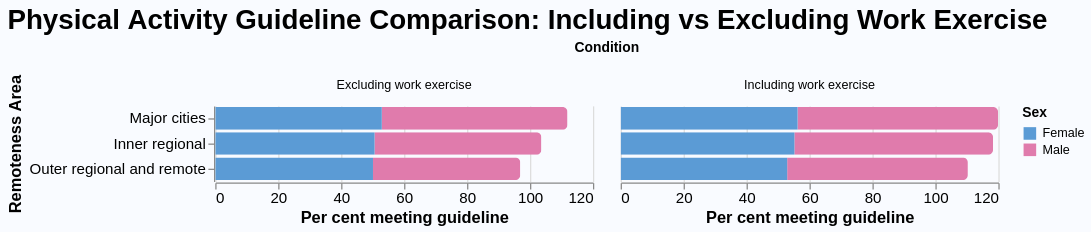

This figure's Vega-Lite source:
### Vega-Lite specification from a JSON file in a GitHub repository (floating-point values rounded to 4 significant figures)
{"$schema": "https://vega.github.io/schema/vega-lite/v5.json", "description": "Comparison of meeting physical activity guidelines including vs excluding exercise at work.", "title": {"text": "Physical Activity Guideline Comparison: Including vs Excluding Work Exercise", "fontSize": 22, "anchor": "start"}, "data": {"values": [{"Condition": "Including work exercise", "Sex": "Male", "Area": "Major cities", "Met": 63.7}, {"Condition": "Including work exercise", "Sex": "Male", "Area": "Inner regional", "Met": 63.1}, {"Condition": "Including work exercise", "Sex": "Male", "Area": "Outer regional and remote", "Met": 57.4}, {"Condition": "Including work exercise", "Sex": "Female", "Area": "Major cities", "Met": 56.2}, {"Condition": "Including work exercise", "Sex": "Female", "Area": "Inner regional", "Met": 55.2}, {"Condition": "Including work exercise", "Sex": "Female", "Area": "Outer regional and remote", "Met": 52.9}, {"Condition": "Excluding work exercise", "Sex": "Male", "Area": "Major cities", "Met": 59.0}, {"Condition": "Excluding work exercise", "Sex": "Male", "Area": "Inner regional", "Met": 53.0}, {"Condition": "Excluding work exercise", "Sex": "Male", "Area": "Outer regional and remote", "Met": 46.8}, {"Condition": "Excluding work exercise", "Sex": "Female", "Area": "Major cities", "Met": 52.9}, {"Condition": "Excluding work exercise", "Sex": "Female", "Area": "Inner regional", "Met": 50.6}, {"Condition": "Excluding work exercise", "Sex": "Female", "Area": "Outer regional and remote", "Met": 50.1}]}, "mark": {"type": "bar", "cornerRadiusEnd": 4}, "encoding": {"y": {"field": "Area", "type": "ordinal", "sort": ["Major cities", "Inner regional", "Outer regional and remote"], "axis": {"title": "Remoteness Area"}}, "x": {"field": "Met", "type": "quantitative", "axis": {"title": "Per cent meeting guideline"}}, "color": {"field": "Sex", "type": "nominal", "scale": {"range": ["#5B9BD5", "#E07BAC"]}, "legend": {"title": "Sex"}}, "column": {"field": "Condition", "type": "nominal", "spacing": 20, "header": {"title": "Condition"}}, "tooltip": [{"field": "Condition", "title": "Condition"}, {"field": "Sex", "title": "Sex"}, {"field": "Area", "title": "Remoteness area"}, {"field": "Met", "title": "Per cent"}]}, "config": {"facet": {"spacing": 30}, "background": "#f9fbff", "view": {"stroke": "transparent"}, "axis": {"labelFontSize": 12, "titleFontSize": 13}}}
